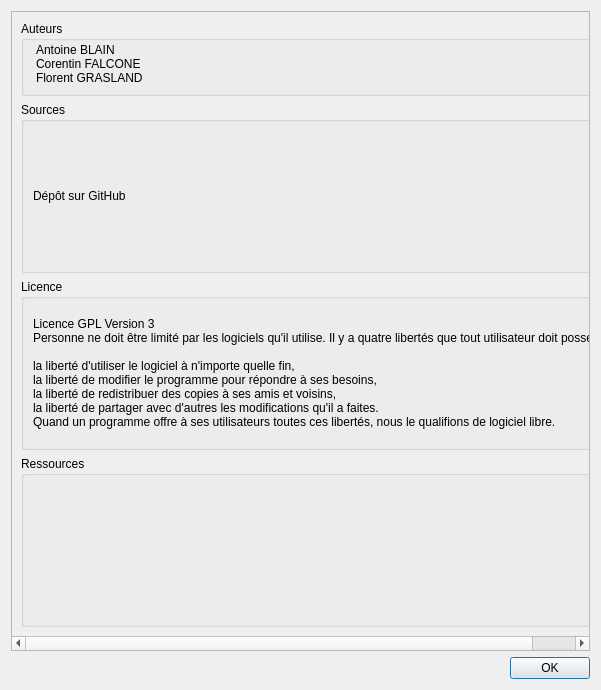
<?xml version="1.0" encoding="UTF-8"?>
<ui version="4.0">
 <class>about_form</class>
 <widget class="QDialog" name="about_form">
  <property name="geometry">
   <rect>
    <x>0</x>
    <y>0</y>
    <width>601</width>
    <height>690</height>
   </rect>
  </property>
  <property name="minimumSize">
   <size>
    <width>536</width>
    <height>352</height>
   </size>
  </property>
  <property name="windowTitle">
   <string>GeoLimi - A propos</string>
  </property>
  <layout class="QVBoxLayout" name="verticalLayout">
   <item>
    <widget class="QScrollArea" name="scrollArea">
     <property name="widgetResizable">
      <bool>true</bool>
     </property>
     <widget class="QWidget" name="scrollAreaWidgetContents">
      <property name="geometry">
       <rect>
        <x>0</x>
        <y>0</y>
        <width>581</width>
        <height>641</height>
       </rect>
      </property>
      <layout class="QVBoxLayout" name="verticalLayout_2">
       <item>
        <widget class="QGroupBox" name="groupBox_3">
         <property name="sizePolicy">
          <sizepolicy hsizetype="Preferred" vsizetype="Fixed">
           <horstretch>0</horstretch>
           <verstretch>0</verstretch>
          </sizepolicy>
         </property>
         <property name="minimumSize">
          <size>
           <width>0</width>
           <height>75</height>
          </size>
         </property>
         <property name="title">
          <string>Auteurs</string>
         </property>
         <widget class="QLabel" name="label">
          <property name="geometry">
           <rect>
            <x>15</x>
            <y>22</y>
            <width>261</width>
            <height>41</height>
           </rect>
          </property>
          <property name="text">
           <string>Antoine BLAIN
Corentin FALCONE
Florent GRASLAND</string>
          </property>
         </widget>
        </widget>
       </item>
       <item>
        <widget class="QGroupBox" name="groupBox_6">
         <property name="title">
          <string>Sources</string>
         </property>
         <layout class="QVBoxLayout" name="verticalLayout_8">
          <item>
           <layout class="QGridLayout" name="gridLayout_4">
            <item row="0" column="0">
             <widget class="QLabel" name="label_19">
              <property name="text">
               <string>Dépôt sur GitHub</string>
              </property>
             </widget>
            </item>
           </layout>
          </item>
         </layout>
        </widget>
       </item>
       <item>
        <widget class="QGroupBox" name="groupBox_4">
         <property name="title">
          <string>Licence</string>
         </property>
         <layout class="QVBoxLayout" name="verticalLayout_6">
          <item>
           <layout class="QGridLayout" name="gridLayout_3">
            <item row="0" column="0">
             <widget class="QLabel" name="label_15">
              <property name="text">
               <string>Licence GPL Version 3
Personne ne doit être limité par les logiciels qu'il utilise. Il y a quatre libertés que tout utilisateur doit posséder :

la liberté d'utiliser le logiciel à n'importe quelle fin,
la liberté de modifier le programme pour répondre à ses besoins,
la liberté de redistribuer des copies à ses amis et voisins,
la liberté de partager avec d'autres les modifications qu'il a faites.
Quand un programme offre à ses utilisateurs toutes ces libertés, nous le qualifions de logiciel libre.</string>
              </property>
             </widget>
            </item>
           </layout>
          </item>
         </layout>
        </widget>
       </item>
       <item>
        <widget class="QGroupBox" name="groupBox_5">
         <property name="title">
          <string>Ressources</string>
         </property>
         <layout class="QVBoxLayout" name="verticalLayout_7">
          <item>
           <widget class="QLabel" name="label_2">
            <property name="text">
             <string/>
            </property>
           </widget>
          </item>
         </layout>
        </widget>
       </item>
      </layout>
     </widget>
    </widget>
   </item>
   <item>
    <widget class="QDialogButtonBox" name="buttonBox">
     <property name="standardButtons">
      <set>QDialogButtonBox::Ok</set>
     </property>
    </widget>
   </item>
  </layout>
 </widget>
 <tabstops>
  <tabstop>scrollArea</tabstop>
 </tabstops>
 <resources/>
 <connections/>
</ui>
